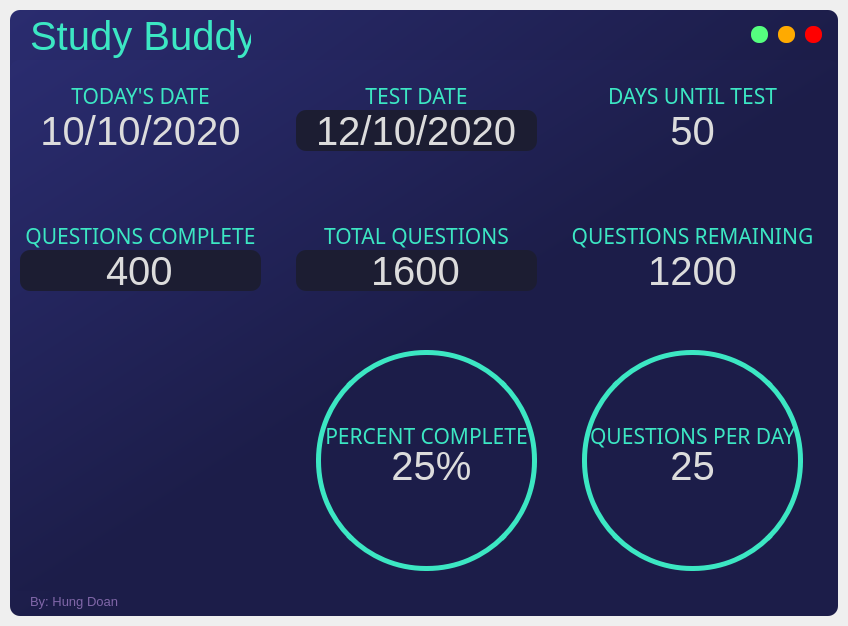
<?xml version="1.0" encoding="UTF-8"?>
<ui version="4.0">
 <class>MainWindow</class>
 <widget class="QMainWindow" name="MainWindow">
  <property name="geometry">
   <rect>
    <x>0</x>
    <y>0</y>
    <width>848</width>
    <height>626</height>
   </rect>
  </property>
  <property name="sizePolicy">
   <sizepolicy hsizetype="Preferred" vsizetype="Preferred">
    <horstretch>0</horstretch>
    <verstretch>0</verstretch>
   </sizepolicy>
  </property>
  <property name="windowTitle">
   <string>MainWindow</string>
  </property>
  <widget class="QWidget" name="centralwidget">
   <layout class="QVBoxLayout" name="drop_shadow_layout">
    <property name="spacing">
     <number>0</number>
    </property>
    <property name="leftMargin">
     <number>10</number>
    </property>
    <property name="topMargin">
     <number>10</number>
    </property>
    <property name="rightMargin">
     <number>10</number>
    </property>
    <property name="bottomMargin">
     <number>10</number>
    </property>
    <item>
     <widget class="QFrame" name="drop_shadow_frame">
      <property name="minimumSize">
       <size>
        <width>828</width>
        <height>606</height>
       </size>
      </property>
      <property name="maximumSize">
       <size>
        <width>16777215</width>
        <height>606</height>
       </size>
      </property>
      <property name="font">
       <font>
        <pointsize>14</pointsize>
       </font>
      </property>
      <property name="styleSheet">
       <string notr="true">background-color: qlineargradient(spread:pad, x1:0, y1:0, x2:1, y2:1, stop:0 rgba(42, 44, 111, 255), stop:0.521368 rgba(28, 29, 73, 255));
border-radius: 10px;</string>
      </property>
      <property name="frameShape">
       <enum>QFrame::NoFrame</enum>
      </property>
      <property name="frameShadow">
       <enum>QFrame::Raised</enum>
      </property>
      <layout class="QVBoxLayout" name="verticalLayout">
       <property name="spacing">
        <number>0</number>
       </property>
       <property name="leftMargin">
        <number>0</number>
       </property>
       <property name="topMargin">
        <number>0</number>
       </property>
       <property name="rightMargin">
        <number>0</number>
       </property>
       <property name="bottomMargin">
        <number>0</number>
       </property>
       <item>
        <widget class="QFrame" name="frame_title">
         <property name="sizePolicy">
          <sizepolicy hsizetype="Preferred" vsizetype="Preferred">
           <horstretch>0</horstretch>
           <verstretch>0</verstretch>
          </sizepolicy>
         </property>
         <property name="maximumSize">
          <size>
           <width>16777215</width>
           <height>50</height>
          </size>
         </property>
         <property name="styleSheet">
          <string notr="true">background-color: none;</string>
         </property>
         <property name="frameShape">
          <enum>QFrame::StyledPanel</enum>
         </property>
         <property name="frameShadow">
          <enum>QFrame::Raised</enum>
         </property>
         <layout class="QHBoxLayout" name="horizontalLayout">
          <property name="spacing">
           <number>0</number>
          </property>
          <property name="leftMargin">
           <number>0</number>
          </property>
          <property name="topMargin">
           <number>0</number>
          </property>
          <property name="rightMargin">
           <number>0</number>
          </property>
          <property name="bottomMargin">
           <number>0</number>
          </property>
          <item>
           <widget class="QFrame" name="frame_titleInside">
            <property name="styleSheet">
             <string notr="true">background-color: none;</string>
            </property>
            <property name="frameShape">
             <enum>QFrame::StyledPanel</enum>
            </property>
            <property name="frameShadow">
             <enum>QFrame::Raised</enum>
            </property>
            <widget class="QLabel" name="label_title">
             <property name="geometry">
              <rect>
               <x>0</x>
               <y>0</y>
               <width>241</width>
               <height>51</height>
              </rect>
             </property>
             <property name="sizePolicy">
              <sizepolicy hsizetype="Fixed" vsizetype="Preferred">
               <horstretch>0</horstretch>
               <verstretch>0</verstretch>
              </sizepolicy>
             </property>
             <property name="font">
              <font>
               <family>MS Shell Dlg 2</family>
               <pointsize>30</pointsize>
              </font>
             </property>
             <property name="styleSheet">
              <string notr="true">background-color: none; color: rgb(60, 231, 195);</string>
             </property>
             <property name="text">
              <string>Study Buddy</string>
             </property>
             <property name="alignment">
              <set>Qt::AlignLeading|Qt::AlignLeft|Qt::AlignVCenter</set>
             </property>
             <property name="margin">
              <number>-3</number>
             </property>
             <property name="indent">
              <number>20</number>
             </property>
            </widget>
           </widget>
          </item>
          <item>
           <widget class="QFrame" name="frame_btns">
            <property name="maximumSize">
             <size>
              <width>100</width>
              <height>16777215</height>
             </size>
            </property>
            <property name="frameShape">
             <enum>QFrame::StyledPanel</enum>
            </property>
            <property name="frameShadow">
             <enum>QFrame::Raised</enum>
            </property>
            <layout class="QHBoxLayout" name="horizontalLayout_4">
             <item>
              <widget class="QPushButton" name="btn_maximize">
               <property name="minimumSize">
                <size>
                 <width>16</width>
                 <height>16</height>
                </size>
               </property>
               <property name="maximumSize">
                <size>
                 <width>17</width>
                 <height>17</height>
                </size>
               </property>
               <property name="toolTip">
                <string>Maximize</string>
               </property>
               <property name="styleSheet">
                <string notr="true">QPushButton {
	border: none;
	border-radius: 8px;	
	background-color: rgb(85, 255, 127);
}
QPushButton:hover {	
	background-color: rgba(85, 255, 127, 150);
}</string>
               </property>
               <property name="text">
                <string/>
               </property>
              </widget>
             </item>
             <item>
              <widget class="QPushButton" name="btn_minimize">
               <property name="minimumSize">
                <size>
                 <width>16</width>
                 <height>16</height>
                </size>
               </property>
               <property name="maximumSize">
                <size>
                 <width>17</width>
                 <height>17</height>
                </size>
               </property>
               <property name="toolTip">
                <string>Minimize</string>
               </property>
               <property name="styleSheet">
                <string notr="true">QPushButton {
	border: none;
	border-radius: 8px;		
	background-color: rgb(255, 170, 0);
}
QPushButton:hover {	
	background-color: rgba(255, 170, 0, 150);
}</string>
               </property>
               <property name="text">
                <string/>
               </property>
              </widget>
             </item>
             <item>
              <widget class="QPushButton" name="btn_close">
               <property name="minimumSize">
                <size>
                 <width>16</width>
                 <height>16</height>
                </size>
               </property>
               <property name="maximumSize">
                <size>
                 <width>17</width>
                 <height>17</height>
                </size>
               </property>
               <property name="toolTip">
                <string>Close</string>
               </property>
               <property name="styleSheet">
                <string notr="true">QPushButton {
	border: none;
	border-radius: 8px;		
	background-color: rgb(255, 0, 0);
}
QPushButton:hover {		
	background-color: rgba(255, 0, 0, 150);
}</string>
               </property>
               <property name="text">
                <string/>
               </property>
              </widget>
             </item>
            </layout>
           </widget>
          </item>
         </layout>
        </widget>
       </item>
       <item>
        <widget class="QFrame" name="frame_body">
         <property name="frameShape">
          <enum>QFrame::StyledPanel</enum>
         </property>
         <property name="frameShadow">
          <enum>QFrame::Raised</enum>
         </property>
         <layout class="QGridLayout" name="gridLayout">
          <property name="leftMargin">
           <number>0</number>
          </property>
          <property name="topMargin">
           <number>0</number>
          </property>
          <property name="rightMargin">
           <number>0</number>
          </property>
          <property name="bottomMargin">
           <number>0</number>
          </property>
          <property name="spacing">
           <number>0</number>
          </property>
          <item row="0" column="1">
           <widget class="QFrame" name="frame_testDate">
            <property name="maximumSize">
             <size>
              <width>16777215</width>
              <height>140</height>
             </size>
            </property>
            <property name="styleSheet">
             <string notr="true">background-color: none;</string>
            </property>
            <property name="frameShape">
             <enum>QFrame::StyledPanel</enum>
            </property>
            <property name="frameShadow">
             <enum>QFrame::Raised</enum>
            </property>
            <widget class="QLineEdit" name="lineEdit_testDate">
             <property name="geometry">
              <rect>
               <x>10</x>
               <y>50</y>
               <width>241</width>
               <height>41</height>
              </rect>
             </property>
             <property name="font">
              <font>
               <pointsize>30</pointsize>
              </font>
             </property>
             <property name="autoFillBackground">
              <bool>false</bool>
             </property>
             <property name="styleSheet">
              <string notr="true">border: none;
color: rgb(220,220,220);
background-color: rgba(28, 29, 50, 255);</string>
             </property>
             <property name="text">
              <string>12/10/2020</string>
             </property>
             <property name="alignment">
              <set>Qt::AlignCenter</set>
             </property>
            </widget>
            <widget class="QLabel" name="label_testDateTitle">
             <property name="geometry">
              <rect>
               <x>0</x>
               <y>20</y>
               <width>261</width>
               <height>31</height>
              </rect>
             </property>
             <property name="font">
              <font>
               <family>Adobe Devanagari</family>
               <pointsize>16</pointsize>
              </font>
             </property>
             <property name="styleSheet">
              <string notr="true">border: none;
color: rgb(60, 231, 195); background-color: none;</string>
             </property>
             <property name="text">
              <string>TEST DATE</string>
             </property>
             <property name="alignment">
              <set>Qt::AlignCenter</set>
             </property>
            </widget>
           </widget>
          </item>
          <item row="0" column="2">
           <widget class="QFrame" name="frame_daysUntilTest">
            <property name="maximumSize">
             <size>
              <width>16777215</width>
              <height>140</height>
             </size>
            </property>
            <property name="styleSheet">
             <string notr="true">background-color: none;</string>
            </property>
            <property name="frameShape">
             <enum>QFrame::StyledPanel</enum>
            </property>
            <property name="frameShadow">
             <enum>QFrame::Raised</enum>
            </property>
            <widget class="QLabel" name="label_daysUntilTestTitle">
             <property name="geometry">
              <rect>
               <x>0</x>
               <y>20</y>
               <width>261</width>
               <height>31</height>
              </rect>
             </property>
             <property name="font">
              <font>
               <family>Adobe Devanagari</family>
               <pointsize>16</pointsize>
              </font>
             </property>
             <property name="styleSheet">
              <string notr="true">border: none;
color: rgb(60, 231, 195); background-color: none;</string>
             </property>
             <property name="text">
              <string>DAYS UNTIL TEST</string>
             </property>
             <property name="alignment">
              <set>Qt::AlignCenter</set>
             </property>
            </widget>
            <widget class="QLabel" name="label_daysUntilTestEdit">
             <property name="geometry">
              <rect>
               <x>0</x>
               <y>0</y>
               <width>261</width>
               <height>141</height>
              </rect>
             </property>
             <property name="font">
              <font>
               <family>MS Shell Dlg 2</family>
               <pointsize>30</pointsize>
              </font>
             </property>
             <property name="styleSheet">
              <string notr="true">border: none;
color: rgb(220,220,220);background-color: none;</string>
             </property>
             <property name="text">
              <string>50</string>
             </property>
             <property name="alignment">
              <set>Qt::AlignCenter</set>
             </property>
            </widget>
           </widget>
          </item>
          <item row="1" column="1">
           <widget class="QFrame" name="frame_totalQuestions">
            <property name="maximumSize">
             <size>
              <width>16777215</width>
              <height>16777215</height>
             </size>
            </property>
            <property name="styleSheet">
             <string notr="true">background-color: none;</string>
            </property>
            <property name="frameShape">
             <enum>QFrame::StyledPanel</enum>
            </property>
            <property name="frameShadow">
             <enum>QFrame::Raised</enum>
            </property>
            <widget class="QLineEdit" name="lineEdit_totalQuestions">
             <property name="geometry">
              <rect>
               <x>10</x>
               <y>50</y>
               <width>241</width>
               <height>41</height>
              </rect>
             </property>
             <property name="font">
              <font>
               <pointsize>30</pointsize>
              </font>
             </property>
             <property name="autoFillBackground">
              <bool>false</bool>
             </property>
             <property name="styleSheet">
              <string notr="true">border: none;
color: rgb(220,220,220);
background-color: rgba(28, 29, 50, 255);</string>
             </property>
             <property name="text">
              <string>1600</string>
             </property>
             <property name="alignment">
              <set>Qt::AlignCenter</set>
             </property>
            </widget>
            <widget class="QLabel" name="label_totalQuestionsTitle">
             <property name="geometry">
              <rect>
               <x>0</x>
               <y>20</y>
               <width>261</width>
               <height>31</height>
              </rect>
             </property>
             <property name="font">
              <font>
               <family>Adobe Devanagari</family>
               <pointsize>16</pointsize>
              </font>
             </property>
             <property name="styleSheet">
              <string notr="true">border: none;
color: rgb(60, 231, 195); background-color: none;</string>
             </property>
             <property name="text">
              <string>TOTAL QUESTIONS</string>
             </property>
             <property name="alignment">
              <set>Qt::AlignCenter</set>
             </property>
            </widget>
           </widget>
          </item>
          <item row="1" column="2">
           <widget class="QFrame" name="frame_questionsRemaining">
            <property name="maximumSize">
             <size>
              <width>16777215</width>
              <height>140</height>
             </size>
            </property>
            <property name="styleSheet">
             <string notr="true">background-color: none;</string>
            </property>
            <property name="frameShape">
             <enum>QFrame::StyledPanel</enum>
            </property>
            <property name="frameShadow">
             <enum>QFrame::Raised</enum>
            </property>
            <widget class="QLabel" name="label_questionsRemaining">
             <property name="geometry">
              <rect>
               <x>0</x>
               <y>20</y>
               <width>261</width>
               <height>31</height>
              </rect>
             </property>
             <property name="font">
              <font>
               <family>Adobe Devanagari</family>
               <pointsize>16</pointsize>
              </font>
             </property>
             <property name="styleSheet">
              <string notr="true">border: none;
color: rgb(60, 231, 195); background-color: none;</string>
             </property>
             <property name="text">
              <string>QUESTIONS REMAINING</string>
             </property>
             <property name="alignment">
              <set>Qt::AlignCenter</set>
             </property>
            </widget>
            <widget class="QLabel" name="label_questionsRemainingEdit">
             <property name="geometry">
              <rect>
               <x>0</x>
               <y>0</y>
               <width>261</width>
               <height>141</height>
              </rect>
             </property>
             <property name="font">
              <font>
               <family>MS Shell Dlg 2</family>
               <pointsize>30</pointsize>
              </font>
             </property>
             <property name="styleSheet">
              <string notr="true">border: none;
color: rgb(220,220,220);background-color: none;</string>
             </property>
             <property name="text">
              <string>1200</string>
             </property>
             <property name="alignment">
              <set>Qt::AlignCenter</set>
             </property>
            </widget>
           </widget>
          </item>
          <item row="0" column="0">
           <widget class="QFrame" name="frame_todaysDate">
            <property name="maximumSize">
             <size>
              <width>16777215</width>
              <height>140</height>
             </size>
            </property>
            <property name="styleSheet">
             <string notr="true">background-color: none;</string>
            </property>
            <property name="frameShape">
             <enum>QFrame::StyledPanel</enum>
            </property>
            <property name="frameShadow">
             <enum>QFrame::Raised</enum>
            </property>
            <widget class="QLabel" name="label_todaysDateTitle">
             <property name="geometry">
              <rect>
               <x>0</x>
               <y>20</y>
               <width>261</width>
               <height>31</height>
              </rect>
             </property>
             <property name="font">
              <font>
               <family>Adobe Devanagari</family>
               <pointsize>16</pointsize>
              </font>
             </property>
             <property name="styleSheet">
              <string notr="true">border: none;
color: rgb(60, 231, 195); background-color: none;</string>
             </property>
             <property name="text">
              <string>TODAY'S DATE</string>
             </property>
             <property name="alignment">
              <set>Qt::AlignCenter</set>
             </property>
            </widget>
            <widget class="QLabel" name="label_todaysDateEdit">
             <property name="geometry">
              <rect>
               <x>0</x>
               <y>0</y>
               <width>261</width>
               <height>141</height>
              </rect>
             </property>
             <property name="font">
              <font>
               <family>MS Shell Dlg 2</family>
               <pointsize>30</pointsize>
              </font>
             </property>
             <property name="styleSheet">
              <string notr="true">border: none;
color: rgb(220,220,220);background-color: none;</string>
             </property>
             <property name="text">
              <string>10/10/2020</string>
             </property>
             <property name="alignment">
              <set>Qt::AlignCenter</set>
             </property>
            </widget>
           </widget>
          </item>
          <item row="1" column="0">
           <widget class="QFrame" name="frame_questionsComplete">
            <property name="maximumSize">
             <size>
              <width>16777215</width>
              <height>140</height>
             </size>
            </property>
            <property name="styleSheet">
             <string notr="true">background-color: none;</string>
            </property>
            <property name="frameShape">
             <enum>QFrame::StyledPanel</enum>
            </property>
            <property name="frameShadow">
             <enum>QFrame::Raised</enum>
            </property>
            <widget class="QLineEdit" name="lineEdit_questionsComplete">
             <property name="geometry">
              <rect>
               <x>10</x>
               <y>50</y>
               <width>241</width>
               <height>41</height>
              </rect>
             </property>
             <property name="font">
              <font>
               <pointsize>30</pointsize>
              </font>
             </property>
             <property name="autoFillBackground">
              <bool>false</bool>
             </property>
             <property name="styleSheet">
              <string notr="true">border: none;
color: rgb(220,220,220);
background-color: rgba(28, 29, 50, 255);</string>
             </property>
             <property name="text">
              <string>400</string>
             </property>
             <property name="alignment">
              <set>Qt::AlignCenter</set>
             </property>
            </widget>
            <widget class="QLabel" name="label_questionsCompleteTitle">
             <property name="geometry">
              <rect>
               <x>0</x>
               <y>20</y>
               <width>261</width>
               <height>31</height>
              </rect>
             </property>
             <property name="font">
              <font>
               <family>Adobe Devanagari</family>
               <pointsize>16</pointsize>
              </font>
             </property>
             <property name="styleSheet">
              <string notr="true">border: none;
color: rgb(60, 231, 195); background-color: none;</string>
             </property>
             <property name="text">
              <string>QUESTIONS COMPLETE</string>
             </property>
             <property name="alignment">
              <set>Qt::AlignCenter</set>
             </property>
            </widget>
           </widget>
          </item>
          <item row="2" column="1">
           <widget class="QFrame" name="frame_percentCompleteOutside">
            <property name="styleSheet">
             <string notr="true">background-color: none;</string>
            </property>
            <property name="frameShape">
             <enum>QFrame::StyledPanel</enum>
            </property>
            <property name="frameShadow">
             <enum>QFrame::Raised</enum>
            </property>
            <widget class="QFrame" name="frame_percentCompleteInside">
             <property name="geometry">
              <rect>
               <x>0</x>
               <y>0</y>
               <width>261</width>
               <height>241</height>
              </rect>
             </property>
             <property name="styleSheet">
              <string notr="true">background-color: none;</string>
             </property>
             <property name="frameShape">
              <enum>QFrame::StyledPanel</enum>
             </property>
             <property name="frameShadow">
              <enum>QFrame::Raised</enum>
             </property>
             <widget class="QFrame" name="frame_questionsPerDayInsideInside">
              <property name="geometry">
               <rect>
                <x>30</x>
                <y>10</y>
                <width>221</width>
                <height>221</height>
               </rect>
              </property>
              <property name="sizePolicy">
               <sizepolicy hsizetype="Preferred" vsizetype="Preferred">
                <horstretch>0</horstretch>
                <verstretch>0</verstretch>
               </sizepolicy>
              </property>
              <property name="styleSheet">
               <string notr="true">QFrame{
	border: 5px solid rgb(60, 231, 195);
	border-radius: 110px;
}
QFrame:hover {
	border: 5px solid rgb(105, 95, 148);
}</string>
              </property>
              <property name="frameShape">
               <enum>QFrame::StyledPanel</enum>
              </property>
              <property name="frameShadow">
               <enum>QFrame::Raised</enum>
              </property>
              <widget class="QLabel" name="label_questionsPerDayTitle">
               <property name="geometry">
                <rect>
                 <x>-20</x>
                 <y>70</y>
                 <width>261</width>
                 <height>31</height>
                </rect>
               </property>
               <property name="font">
                <font>
                 <family>Adobe Devanagari</family>
                 <pointsize>16</pointsize>
                </font>
               </property>
               <property name="styleSheet">
                <string notr="true">border: none;
color: rgb(60, 231, 195); background-color: none;</string>
               </property>
               <property name="text">
                <string>PERCENT COMPLETE</string>
               </property>
               <property name="alignment">
                <set>Qt::AlignCenter</set>
               </property>
              </widget>
              <widget class="QLabel" name="label_questionsPerDayEdit">
               <property name="geometry">
                <rect>
                 <x>10</x>
                 <y>80</y>
                 <width>211</width>
                 <height>71</height>
                </rect>
               </property>
               <property name="font">
                <font>
                 <family>MS Shell Dlg 2</family>
                 <pointsize>30</pointsize>
                </font>
               </property>
               <property name="styleSheet">
                <string notr="true">border: none;
color: rgb(220,220,220);background-color: none;</string>
               </property>
               <property name="text">
                <string>25%</string>
               </property>
               <property name="alignment">
                <set>Qt::AlignCenter</set>
               </property>
              </widget>
             </widget>
            </widget>
           </widget>
          </item>
          <item row="2" column="2">
           <widget class="QFrame" name="frame_questionsPerDayOutside">
            <property name="styleSheet">
             <string notr="true">background-color: none;</string>
            </property>
            <property name="frameShape">
             <enum>QFrame::StyledPanel</enum>
            </property>
            <property name="frameShadow">
             <enum>QFrame::Raised</enum>
            </property>
            <widget class="QFrame" name="frame_questionsPerDayInside">
             <property name="geometry">
              <rect>
               <x>20</x>
               <y>10</y>
               <width>221</width>
               <height>221</height>
              </rect>
             </property>
             <property name="styleSheet">
              <string notr="true">QFrame{
	border: 5px solid rgb(60, 231, 195);
	border-radius: 110px;
}
QFrame:hover {
	border: 5px solid rgb(105, 95, 148);
}</string>
             </property>
             <property name="frameShape">
              <enum>QFrame::StyledPanel</enum>
             </property>
             <property name="frameShadow">
              <enum>QFrame::Raised</enum>
             </property>
             <widget class="QLabel" name="label_questionsPerDayTitle_2">
              <property name="geometry">
               <rect>
                <x>-20</x>
                <y>70</y>
                <width>261</width>
                <height>31</height>
               </rect>
              </property>
              <property name="font">
               <font>
                <family>Adobe Devanagari</family>
                <pointsize>16</pointsize>
               </font>
              </property>
              <property name="styleSheet">
               <string notr="true">border: none;
color: rgb(60, 231, 195); background-color: none;</string>
              </property>
              <property name="text">
               <string>QUESTIONS PER DAY</string>
              </property>
              <property name="alignment">
               <set>Qt::AlignCenter</set>
              </property>
             </widget>
             <widget class="QLabel" name="label_questionsPerDayEdit_2">
              <property name="geometry">
               <rect>
                <x>0</x>
                <y>80</y>
                <width>221</width>
                <height>71</height>
               </rect>
              </property>
              <property name="font">
               <font>
                <family>MS Shell Dlg 2</family>
                <pointsize>30</pointsize>
               </font>
              </property>
              <property name="styleSheet">
               <string notr="true">border: none;
color: rgb(220,220,220);background-color: none;</string>
              </property>
              <property name="text">
               <string>25</string>
              </property>
              <property name="alignment">
               <set>Qt::AlignCenter</set>
              </property>
             </widget>
            </widget>
           </widget>
          </item>
          <item row="2" column="0">
           <widget class="QFrame" name="frame_blank">
            <property name="styleSheet">
             <string notr="true">background-color: none;</string>
            </property>
            <property name="frameShape">
             <enum>QFrame::StyledPanel</enum>
            </property>
            <property name="frameShadow">
             <enum>QFrame::Raised</enum>
            </property>
            <widget class="QLabel" name="catPicture">
             <property name="geometry">
              <rect>
               <x>180</x>
               <y>140</y>
               <width>91</width>
               <height>111</height>
              </rect>
             </property>
             <property name="text">
              <string/>
             </property>
             <property name="pixmap">
              <pixmap>cat.PNG</pixmap>
             </property>
             <property name="scaledContents">
              <bool>true</bool>
             </property>
            </widget>
           </widget>
          </item>
         </layout>
        </widget>
       </item>
       <item>
        <widget class="QFrame" name="frame_credit">
         <property name="sizePolicy">
          <sizepolicy hsizetype="Preferred" vsizetype="Preferred">
           <horstretch>0</horstretch>
           <verstretch>0</verstretch>
          </sizepolicy>
         </property>
         <property name="maximumSize">
          <size>
           <width>16777215</width>
           <height>25</height>
          </size>
         </property>
         <property name="styleSheet">
          <string notr="true">background-color: none;</string>
         </property>
         <property name="frameShape">
          <enum>QFrame::StyledPanel</enum>
         </property>
         <property name="frameShadow">
          <enum>QFrame::Raised</enum>
         </property>
         <widget class="QLabel" name="label_credit">
          <property name="geometry">
           <rect>
            <x>0</x>
            <y>0</y>
            <width>131</width>
            <height>20</height>
           </rect>
          </property>
          <property name="sizePolicy">
           <sizepolicy hsizetype="Preferred" vsizetype="Preferred">
            <horstretch>0</horstretch>
            <verstretch>0</verstretch>
           </sizepolicy>
          </property>
          <property name="font">
           <font>
            <family>MS Shell Dlg 2</family>
            <pointsize>10</pointsize>
           </font>
          </property>
          <property name="styleSheet">
           <string notr="true">background-color: none; color: rgb(128, 102, 168);</string>
          </property>
          <property name="text">
           <string>By: Hung Doan</string>
          </property>
          <property name="scaledContents">
           <bool>true</bool>
          </property>
          <property name="alignment">
           <set>Qt::AlignLeading|Qt::AlignLeft|Qt::AlignVCenter</set>
          </property>
          <property name="margin">
           <number>-3</number>
          </property>
          <property name="indent">
           <number>20</number>
          </property>
         </widget>
        </widget>
       </item>
      </layout>
     </widget>
    </item>
   </layout>
  </widget>
 </widget>
 <resources/>
 <connections/>
</ui>
